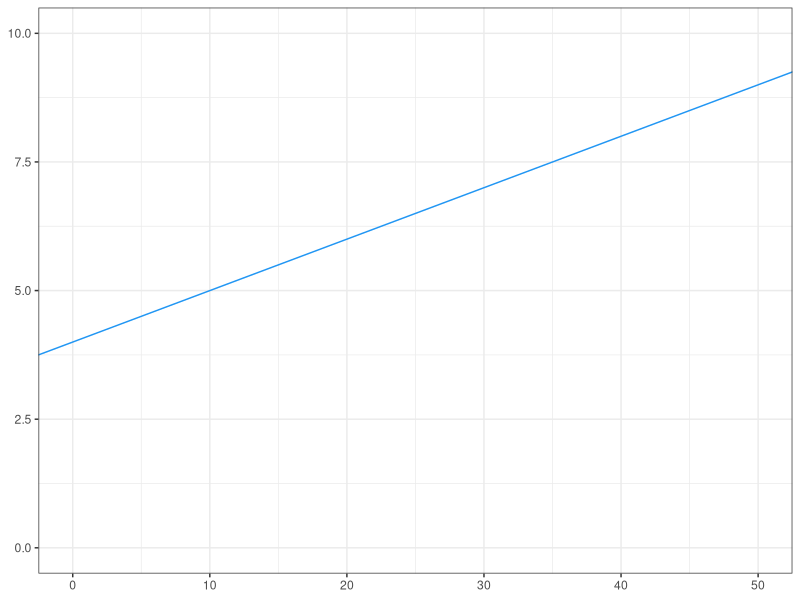

Reproduce this figure in R.
## ---- chunk 1
#| include: false
library(tidyverse)
theme_set(theme_bw())
## ---- chunk 2
ggplot()+
  geom_abline(intercept=4,slope= 0.1, color='#2196F3')+
  lims(x=c(0,50),y=c(0,10))
